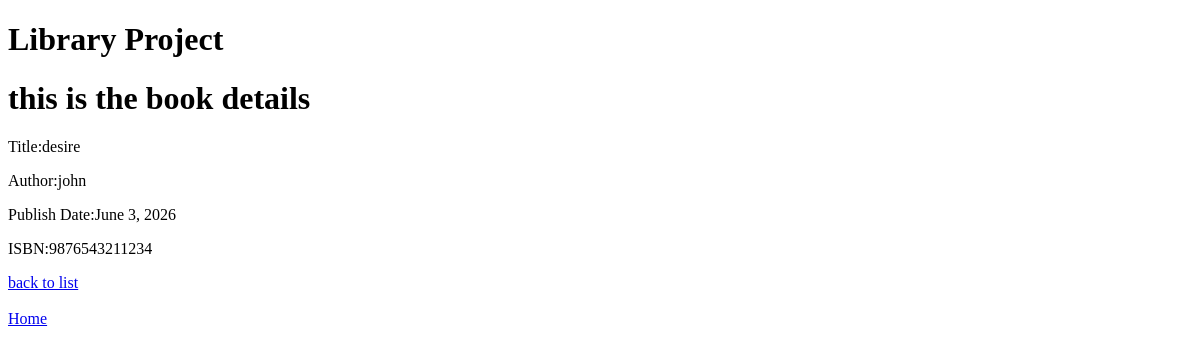
Before: /book_detail/2/ with the older database file.
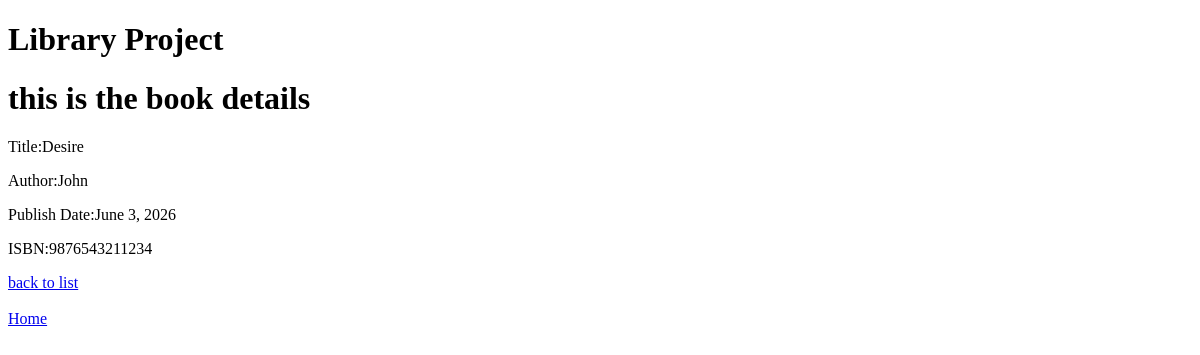
After: the same page with the newer database file.
### books/models.py (models this page shows, shortened)
class Book(models.Model):
    title = models.CharField(max_length=200)
    author = models.CharField(max_length=200)
    date_published = models.DateField()
    isbn = models.CharField(max_length=13)

### books/views.py (the view)
# urls.py: path('book_detail/<int:id>/',views.book_detail, name = 'book_detail'),
def book_detail(request,id):
    book = Book.objects.get(id=id)
    context = {'book': book}
    return render(request,'books/book_detail.html', context)

### templates/books/book_detail.html (shortened to what this page needs)
{% extends "base.html" %}
{% block content %}
<h1>this is the book details</h1>
<p> Title:{{ book.title }}</p>
<p>Author:{{ book.author }}</p>
<p>Publish Date:{{ book.date_published }}</p>
<p>ISBN:{{ book.isbn }}</p>
<a href="{% url 'book_list'%}">back to list</a>
<br>
{% endblock %}

Changed rows visible on the page:
changed Book: title "desire" → "Desire"; author "john" → "John"
